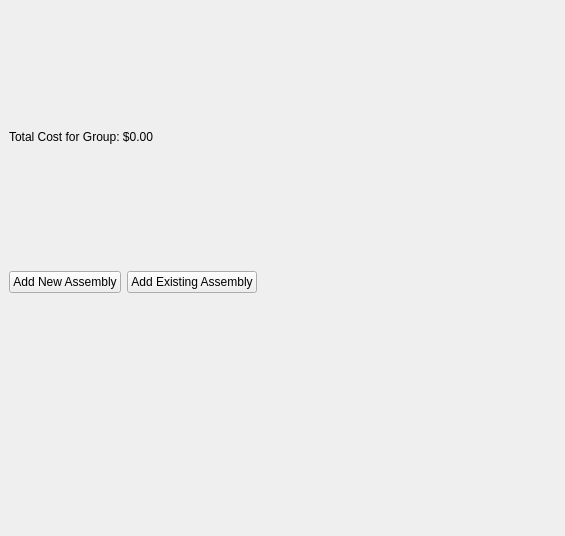
<?xml version="1.0" encoding="UTF-8"?>
<ui version="4.0">
 <class>Form</class>
 <widget class="QWidget" name="Form">
  <property name="geometry">
   <rect>
    <x>0</x>
    <y>0</y>
    <width>565</width>
    <height>536</height>
   </rect>
  </property>
  <property name="sizePolicy">
   <sizepolicy hsizetype="Preferred" vsizetype="Expanding">
    <horstretch>0</horstretch>
    <verstretch>0</verstretch>
   </sizepolicy>
  </property>
  <property name="windowTitle">
   <string>Form</string>
  </property>
  <layout class="QHBoxLayout" name="horizontalLayout">
   <property name="leftMargin">
    <number>0</number>
   </property>
   <property name="topMargin">
    <number>0</number>
   </property>
   <property name="rightMargin">
    <number>0</number>
   </property>
   <property name="bottomMargin">
    <number>0</number>
   </property>
   <item>
    <layout class="QVBoxLayout" name="verticalLayout" stretch="0">
     <item>
      <widget class="QWidget" name="assemblies_widget" native="true">
       <property name="sizePolicy">
        <sizepolicy hsizetype="Preferred" vsizetype="Expanding">
         <horstretch>0</horstretch>
         <verstretch>0</verstretch>
        </sizepolicy>
       </property>
       <property name="styleSheet">
        <string notr="true"/>
       </property>
       <layout class="QVBoxLayout" name="verticalLayout_3" stretch="0,1,0">
        <item>
         <widget class="QLabel" name="label_total_cost_for_group">
          <property name="text">
           <string>Total Cost for Group: $0.00</string>
          </property>
          <property name="wordWrap">
           <bool>true</bool>
          </property>
          <property name="textInteractionFlags">
           <set>Qt::TextInteractionFlag::LinksAccessibleByMouse|Qt::TextInteractionFlag::TextSelectableByMouse</set>
          </property>
         </widget>
        </item>
        <item>
         <layout class="QVBoxLayout" name="assemblies_layout"/>
        </item>
        <item>
         <layout class="QFormLayout" name="formLayout">
          <item row="0" column="0">
           <widget class="QPushButton" name="add_new_assembly_button">
            <property name="sizePolicy">
             <sizepolicy hsizetype="Fixed" vsizetype="Fixed">
              <horstretch>0</horstretch>
              <verstretch>0</verstretch>
             </sizepolicy>
            </property>
            <property name="text">
             <string>Add New Assembly</string>
            </property>
           </widget>
          </item>
          <item row="0" column="1">
           <widget class="QPushButton" name="add_existing_assembly_button">
            <property name="sizePolicy">
             <sizepolicy hsizetype="Fixed" vsizetype="Fixed">
              <horstretch>0</horstretch>
              <verstretch>0</verstretch>
             </sizepolicy>
            </property>
            <property name="text">
             <string>Add Existing Assembly</string>
            </property>
           </widget>
          </item>
         </layout>
        </item>
       </layout>
      </widget>
     </item>
    </layout>
   </item>
  </layout>
 </widget>
 <resources/>
 <connections/>
</ui>
